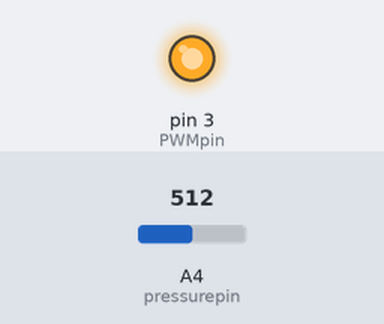
Recording of a sketch running on a simulated Arduino Uno, built with avr-gcc and run on an emulated ATmega328P. Shown: output pins drawn as LEDs (lit = HIGH). The test bench sets the inputs (shaded band); at power-on: A4 (pressurepin) = 512.

Above: at 0.1 s.
At 20.1 s:
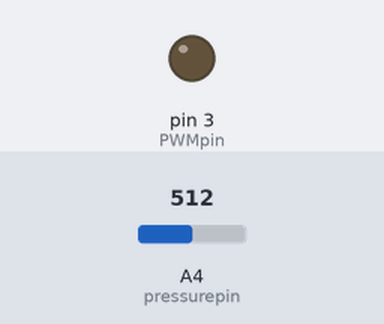
Timing chart, 0 to 21.6 s (numbered marks = the images above):
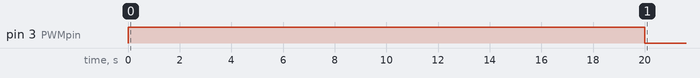

The sketch:

Vakuumregler.ino
```cpp
#include "hardwareIO.h"
#include <PID_v1.h>

#define PWMpin 3
#define pressurepin 18

#define psoffset 0.5
#define psscale 0.4
#define regelzielprozent 0.9


double Setpoint, Input, Output;
double Kp = 1, Ki = 2.5, Kd = 0.2;
PID PIDregler(&Input, &Output, &Setpoint, Kp, Ki, Kd, DIRECT);

void setup() {

  analogWrite(PWMpin, 255);
  delay(20000);
  int analogval = 0;

  int c = 0;
  while (c < 10) {
    analogval = analogRead(pressurepin) + analogval;
    c++;
  }
  analogval = analogval / c;


  int regelziel = regelzielprozent * (1024 - analogval);

  Input = regelziel * regelzielprozent;
  Setpoint = regelziel;
  PIDregler.SetMode(AUTOMATIC);
}

void loop() {


  int intinput = 1024 - analogRead(pressurepin);
  Input = intinput;

  PIDregler.Compute();

  float frequenz = map(Output, 0, 1.1, 0, 50);  //Zusammenhang messen


  Serial.print(" Setp: ");
  Serial.print(Setpoint);
  Serial.print(" Inpt: ");
  Serial.print(Input);
  Serial.print(" Outp: ");
  Serial.print(Output);
  Serial.print(" freq: ");
  Serial.println(frequenz);
  analogWrite(PWMpin, Output);
}
```

hardwareIO.cpp
```cpp
#include "Arduino.h"
#include "hardwareIO.h"

pressureinput::pressureinput(int pin, float offset, float scale) {
  _pin = pin;
  _offset = offset;
  _scale = scale;
  analogReference(INTERNAL);
}

float pressureinput::getpressure() {
  int readval = analogRead(_pin);
  float voltage = readval * 0.0051 * 0.47;
  float pressure = voltage * 0.4 + 0.5;
  // Serial.print("anR: ");
  // Serial.print(analogRead(A0));
  // Serial.print(_pin);
  // Serial.print(A0);

  // Serial.print(" vlt: ");
  // Serial.print(voltage);
  // Serial.print(" drk: ");
  // Serial.println(pressure);
  return pressure;
}


freqoutput::freqoutput(int pin, int maxfreq) {
  _pin = pin;
  _maxfreq = maxfreq;
}

void freqoutput::setfreq(float frequency) {
  int frequency_PWM = frequency * 4.25;
  Serial.print(" fpwm:\t");
  Serial.print(frequency_PWM);
  analogWrite(3, frequency_PWM);

}
```

hardwareIO.h
```cpp
#define hardwareIO_h
#include <Arduino.h>

class pressureinput {
private:
  int _pin;
  float _offset;
  float _scale;

public:
  pressureinput(int pin, float offset, float scale);
  float getpressure();
};


class freqoutput {
private:
  int _pin;
  int _maxfreq;
public:
  freqoutput(int pin, int maxfreq);
  void setfreq(float frequency);
};
```

Measured:
- by itself, pin 3 (PWMpin): HIGH → LOW at 20.0 s
